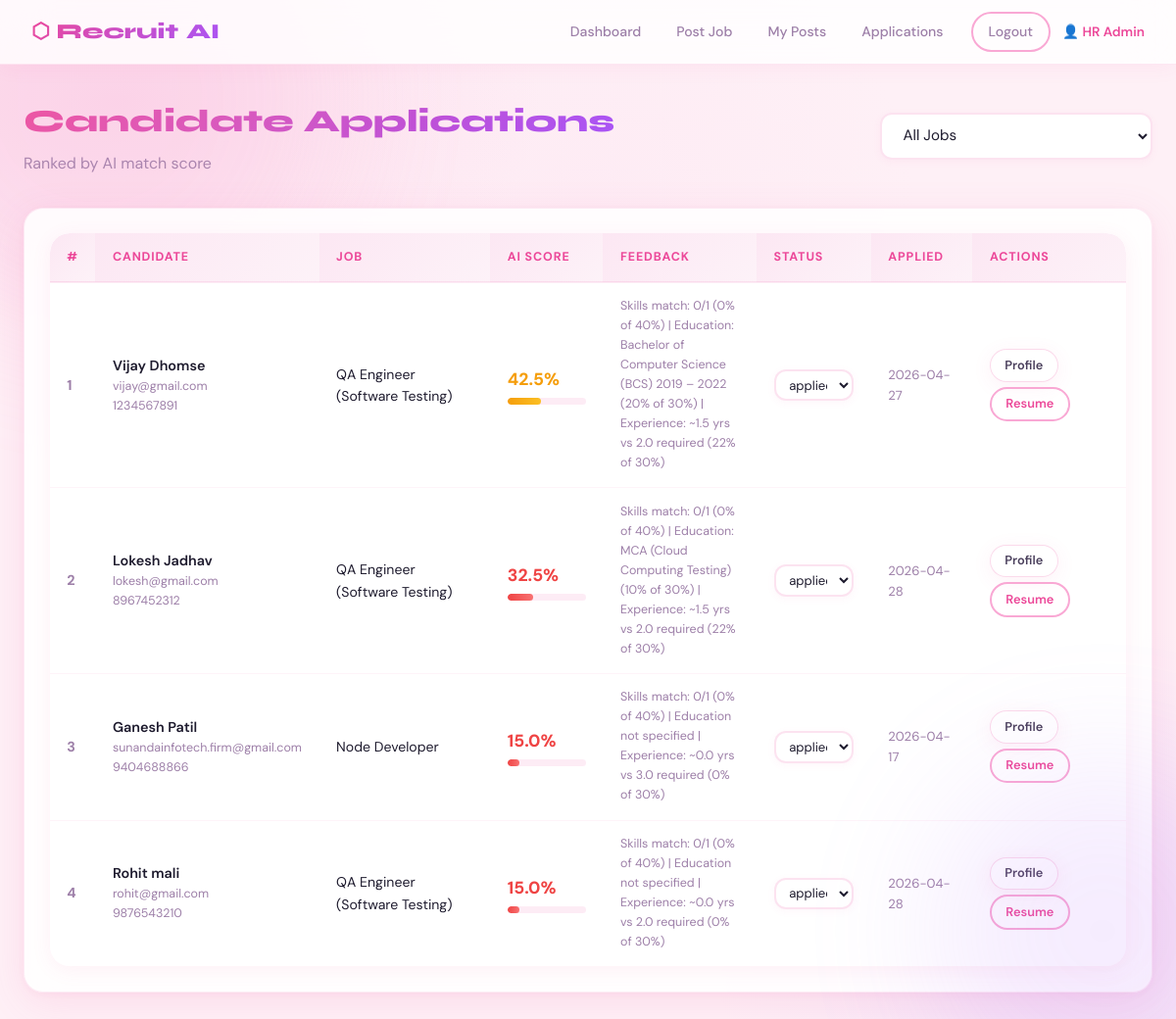
Screenshot of /hr/applications (signed in) with the database file from the repository.
### tables this page shows
CREATE TABLE applications (
            id INTEGER PRIMARY KEY AUTOINCREMENT,
            user_id INTEGER,
            job_id INTEGER,
            cover_letter TEXT,
            resume_path TEXT,
            status TEXT DEFAULT 'applied',
            ai_score REAL DEFAULT 0,
            ai_feedback TEXT,
            applied_at TEXT DEFAULT CURRENT_TIMESTAMP,
            FOREIGN KEY(user_id) REFERENCES users(id),
            FOREIGN KEY(job_id) REFERENCES job_posts(id)
        );

CREATE TABLE users (
            id INTEGER PRIMARY KEY AUTOINCREMENT,
            name TEXT NOT NULL,
            email TEXT UNIQUE NOT NULL,
            mobile TEXT NOT NULL,
            password TEXT NOT NULL,
            role TEXT DEFAULT 'user',
            created_at TEXT DEFAULT CURRENT_TIMESTAMP
        );

CREATE TABLE job_posts (
            id INTEGER PRIMARY KEY AUTOINCREMENT,
            hr_id INTEGER,
            title TEXT,
            company TEXT,
            location TEXT,
            job_type TEXT,
            description TEXT,
            required_skills TEXT,
            required_experience TEXT,
            required_education TEXT,
            salary TEXT,
            deadline TEXT,
            status TEXT DEFAULT 'active',
            created_at TEXT DEFAULT CURRENT_TIMESTAMP,
            FOREIGN KEY(hr_id) REFERENCES users(id)
        );

### app.py (the view)
@app.route('/hr/applications')
def hr_applications():
    if 'user_id' not in session or session['role']!='hr': return redirect(url_for('login'))
    job_id=request.args.get('job_id','')
    conn=get_db()
    query="""SELECT a.*,u.name,u.email,u.mobile,j.title,j.company FROM applications a
             JOIN users u ON a.user_id=u.id JOIN job_posts j ON a.job_id=j.id"""
    params=[]
    if job_id: query+=" WHERE a.job_id=?"; params.append(job_id)
    query+=" ORDER BY a.ai_score DESC"
    apps=conn.execute(query,params).fetchall()
    jobs=conn.execute("SELECT id,title FROM job_posts WHERE hr_id=?",(session['user_id'],)).fetchall()
    conn.close()
    return render_template('hr_applications.html', apps=apps, jobs=jobs, selected_job=job_id)

### app.py (called while the page is built)
def get_db():
    conn = sqlite3.connect(DB)
    conn.row_factory = sqlite3.Row
    return conn

### templates/hr_applications.html (shortened to what this page needs)
{% extends 'base.html' %}
{% block content %}
<div class="container">
  <div class="page-header" style="display:flex;justify-content:space-between;align-items:center;flex-wrap:wrap;gap:1rem">
    <div><div class="page-title">Candidate Applications</div><div class="page-sub">Ranked by AI match score</div></div>
    <form method="GET" style="display:flex;gap:.7rem">
      <select name="job_id" class="form-control" onchange="this.form.submit()">
        <option value="">All Jobs</option>
      </select>
    </form>
  </div>
  {% if apps %}
  <div class="card"><div class="table-wrap"><table>
    <thead><tr><th>#</th><th>Candidate</th><th>Job</th><th>AI Score</th><th>Feedback</th><th>Status</th><th>Applied</th><th>Actions</th></tr></thead>
    <tbody>
      {% for a in apps %}
      <tr>
        <td style="font-weight:700;color:var(--muted)">{{ loop.index }}</td>
        <td>
          <div style="font-weight:600">{{ a.name }}</div>
          <div style="color:var(--muted);font-size:.78rem">{{ a.email }}</div>
          <div style="color:var(--muted);font-size:.78rem">{{ a.mobile }}</div>
        </td>
        <td style="font-size:.88rem">{{ a.title }}</td>
        <td>
          <div style="font-weight:800;font-size:1.1rem;color:{% if a.ai_score>=70 %}var(--success){% elif a.ai_score>=40 %}var(--warning){% else %}var(--danger){% endif %}">{{ a.ai_score }}%</div>
          <div class="score-bar" style="width:80px;margin-top:.3rem"><div class="score-fill {% if a.ai_score>=70 %}score-high{% elif a.ai_score>=40 %}score-mid{% else %}score-low{% endif %}" style="width:{{ a.ai_score }}%"></div></div>
        </td>
        <td style="font-size:.78rem;color:var(--muted);max-width:200px">{{ a.ai_feedback }}</td>
        <td>
          <select class="form-control" style="padding:.3rem .6rem;font-size:.82rem" onchange="updateStatus({{ a.id }}, this.value)">
            <option {% if a.status=='applied' %}selected{% endif %}>applied</option>
          </select>
        </td>
        <td style="color:var(--muted);font-size:.82rem">{{ a.applied_at[:10] }}</td>
        <td>
          <div style="display:flex;gap:.3rem;flex-wrap:wrap">
            <a href="{{ url_for('hr_view_candidate', user_id=a.user_id) }}" class="btn btn-ghost btn-sm">Profile</a>
            <a href="{{ url_for('view_resume', user_id=a.user_id) }}" target="_blank" class="btn btn-outline btn-sm">Resume</a>
          </div>
        </td>
      </tr>
      {% endfor %}
    </tbody>
  </table></div></div>
  {% else %}
    <div class="empty card" style="padding:4rem"><div class="empty-icon">📭</div><div class="empty-text">No applications found for this filter.</div></div>
  {% endif %}
</div>
{% endblock %}

### static/css/style.css (style rules this page uses)
:root { --bg: #fef0f6; --surface: #ffffff; --surface2: #fce7f3; --border: rgba(236,72,153,0.15); --primary: #ec4899; --primary-light: #f9a8d4; --primary-glow: rgba(236,72,153,0.2); --accent: #f472b6; --accent2: #a855f7; --success: #10b981; --warning: #f59e0b; --danger: #ef4444; --text: #1e1b2e; --text-soft: #4a3f5c; --muted: #9d7fa8; --radius: 20px; --radius-sm: 12px; --shadow-sm: 0 4px 20px rgba(236,72,153,0.08); --shadow-md: 0 8px 40px rgba(236,72,153,0.14); --shadow-lg: 0 20px 60px rgba(236,72,153,0.18); --shadow-float: 0 10px 40px rgba(236,72,153,0.12), 0 2px 8px rgba(236,72,153,0.06); }
*, *::before, *::after { box-sizing: border-box; margin: 0; padding: 0; }
html { scroll-behavior: smooth; }
body { font-family: 'DM Sans', sans-serif; background: var(--bg); background-image: radial-gradient(ellipse 60% 40% at 10% 10%, rgba(249,168,212,0.3) 0%, transparent 60%), radial-gradient(ellipse 50% 50% at 90% 90%, rgba(216,180,254,0.2) 0%, transparent 60%), radial-gradient(ellipse 40% 40% at 50% 20%, rgba(251,207,232,0.15) 0%, transparent 70%); color: var(--text); min-height: 100vh; line-height: 1.6; }
.btn { display: inline-flex; align-items: center; gap: .5rem; padding: .6rem 1.4rem; border-radius: 99px; font-family: 'DM Sans', sans-serif; font-size: .9rem; font-weight: 600; cursor: pointer; border: none; text-decoration: none; transition: all .25s cubic-bezier(.34,1.56,.64,1); white-space: nowrap; }
.btn-outline { background: transparent; color: var(--primary); border: 2px solid var(--primary-light); }
.btn-sm { padding: .35rem .9rem; font-size: .8rem; }
.btn-ghost { background: rgba(255,255,255,0.85); color: var(--text-soft); border: 1.5px solid rgba(236,72,153,0.2); box-shadow: var(--shadow-sm); }
.card { background: rgba(255,255,255,0.88); backdrop-filter: blur(16px); -webkit-backdrop-filter: blur(16px); border: 1.5px solid rgba(236,72,153,0.1); border-radius: var(--radius); padding: 1.6rem; box-shadow: var(--shadow-float); transition: transform .3s cubic-bezier(.34,1.56,.64,1), box-shadow .3s; }
.form-control { width: 100%; background: rgba(255,255,255,0.95); border: 2px solid rgba(236,72,153,0.15); border-radius: var(--radius-sm); padding: .7rem 1.1rem; color: var(--text); font-family: 'DM Sans', sans-serif; font-size: .95rem; transition: all .2s; box-shadow: 0 2px 8px rgba(236,72,153,0.05); }
.form-control::placeholder { color: #d4a0be; }
select.form-control option { background: #fff; color: var(--text); }
.container { max-width: 1200px; margin: 0 auto; padding: 2rem 1.5rem; }
.page-header { margin-bottom: 2rem; }
.page-title { font-family: 'Syne', sans-serif; font-weight: 800; font-size: 2rem; background: linear-gradient(135deg, #ec4899, #a855f7); -webkit-background-clip: text; -webkit-text-fill-color: transparent; }
.page-sub { color: var(--muted); margin-top: .3rem; }
.table-wrap { overflow-x: auto; border-radius: var(--radius); box-shadow: var(--shadow-sm); }
table { width: 100%; border-collapse: collapse; background: #fff; border-radius: var(--radius); overflow: hidden; }
th { background: linear-gradient(135deg, #fce7f3, #fdf2f8); color: var(--primary); font-size: .78rem; text-transform: uppercase; letter-spacing: .07em; font-weight: 700; padding: .9rem 1.1rem; text-align: left; border-bottom: 2px solid rgba(236,72,153,0.1); }
td { padding: .9rem 1.1rem; border-bottom: 1px solid rgba(236,72,153,0.06); font-size: .9rem; vertical-align: middle; }
tr:last-child td { border-bottom: none; }
.score-bar { height: 7px; background: rgba(236,72,153,0.1); border-radius: 99px; overflow: hidden; margin-top: .4rem; }
.score-fill { height: 100%; border-radius: 99px; transition: width .9s cubic-bezier(.34,1.56,.64,1); }
.score-mid { background: linear-gradient(90deg, #f59e0b, #fbbf24); }
.score-low { background: linear-gradient(90deg, #ef4444, #f87171); }
body::before, body::after { content: ''; position: fixed; border-radius: 50%; pointer-events: none; z-index: 0; filter: blur(70px); opacity: .15; animation: blobFloat 10s ease-in-out infinite; }
body::before { width: 500px; height: 500px; background: #f9a8d4; top: -150px; left: -150px; }
body::after { width: 350px; height: 350px; background: #c084fc; bottom: -80px; right: -100px; animation-delay: -4s; }

### rows the page displays
applications: name "Vijay Dhomse", email "vijay@gmail.com", mobile "1234567891", title "QA Engineer (Software Testing)", ai_score "42.5", ai_feedback "Skills match: 0/1 (0% of 40%) | Education: Bachelor of Computer Science (BCS) 2019 – 2022 (20% of 30%) | Experience: ~1.5 yrs vs 2.0 required (22% of 30%)", status+id "applied", applied_at "2026-04-27"
applications: name "Lokesh Jadhav", email "lokesh@gmail.com", mobile "8967452312", title "QA Engineer (Software Testing)", ai_score "32.5", ai_feedback "Skills match: 0/1 (0% of 40%) | Education: MCA (Cloud Computing Testing) (10% of 30%) | Experience: ~1.5 yrs vs 2.0 required (22% of 30%)", status+id "applied", applied_at "2026-04-28"
applications: name "Ganesh Patil", email "sunandainfotech.firm@gmail.com", mobile "9404688866", title "Node Developer", ai_score "15.0", ai_feedback "Skills match: 0/1 (0% of 40%) | Education not specified | Experience: ~0.0 yrs vs 3.0 required (0% of 30%)", status+id "applied", applied_at "2026-04-17"
applications: name "Rohit mali", email "rohit@gmail.com", mobile "9876543210", title "QA Engineer (Software Testing)", ai_score "15.0", ai_feedback "Skills match: 0/1 (0% of 40%) | Education not specified | Experience: ~0.0 yrs vs 2.0 required (0% of 30%)", status+id "applied", applied_at "2026-04-28"

### other values shown
{{ session.name }} "HR Admin"
